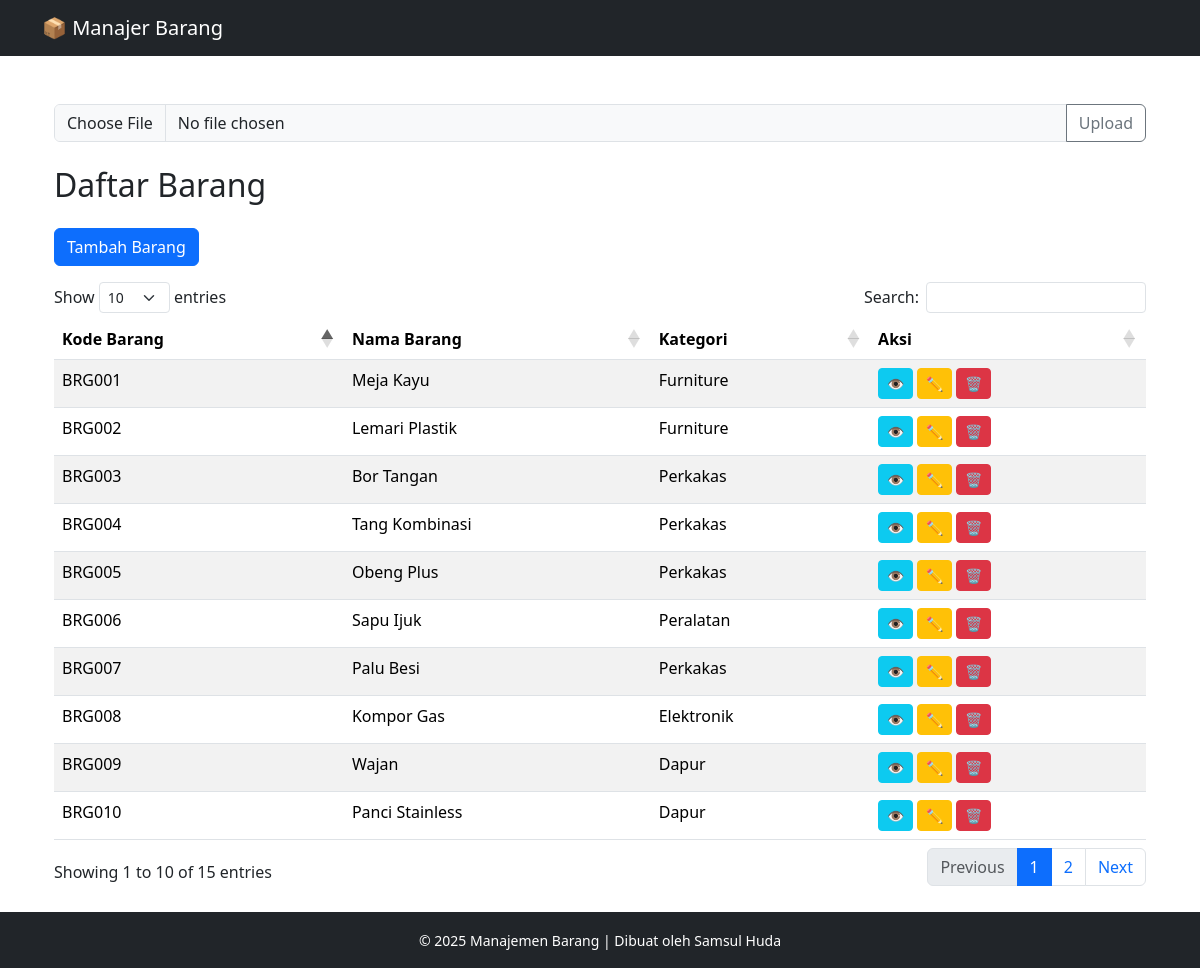
The page / on the database its author committed.
### tables this page shows
CREATE TABLE `barang` (
  `id` int(11) NOT NULL,
  `kode_barang` varchar(10) DEFAULT NULL,
  `nama_barang` varchar(100) DEFAULT NULL,
  `kategori` varchar(50) DEFAULT NULL
);

### index.php (the view, shortened to what this page needs)
<?php include 'config/db.php'; ?>
<?php include 'views/header.php'; ?>
<div class="container mt-4 mb-4" id="alerts-wrapper">
    <form action="control/import.php" method="post" enctype="multipart/form-data">
        <div class="input-group mb-3">
            <input type="file" class="form-control input-group-text" name="excel_file" accept=".xlsx,.xls" required>
            <button type="submit" class="btn btn-outline-secondary input-group-text" id="basic-addon2">Upload</button>
        </div>
    </form>
    <h2 class="mt-4 mb-4">Daftar Barang</h2>
    <a href="control/add.php" class="btn btn-primary mb-3">Tambah Barang</a>
    <table id="example" class="table table-striped">
        <thead>
            <tr>
                <th>Kode Barang</th>
                <th>Nama Barang</th>
                <th>Kategori</th>
                <th>Aksi</th>
            </tr>
        </thead>
        <tbody>
            <?php
            $result = $conn->query('SELECT * FROM barang');
            while ($row = $result->fetch_assoc()):
                $collapseId = 'detail-' . $row['id'];
            ?>
                <tr>
                    <td><?= $row['kode_barang'] ?></td>
                    <td><?= $row['nama_barang'] ?></td>
                    <td><?= $row['kategori'] ?></td>
                    <td>
                        <a class="btn btn-sm btn-info toggle-collapse" data-target="#<?= $collapseId ?>" role="button">
                            👁️
                        </a>
                        <a href="control/add.php?id=<?= $row['id'] ?>" class="btn btn-sm btn-warning">✏️</a>
                        <a href="control/delete.php?id=<?= $row['id'] ?>" onclick="return confirm('Yakin hapus?')" class="btn btn-sm btn-danger">🗑️</a>
                    </td>
                </tr>
            <?php endwhile; ?>
        </tbody>
    </table>
</div>
<?php include 'views/footer.php'; ?>

### views/header.php (shortened to what this page needs)
<!DOCTYPE html>
<html lang="id">
<head>
    <link href="https://cdn.jsdelivr.net/npm/bootstrap@5.3.3/dist/css/bootstrap.min.css" rel="stylesheet">
    <link href="https://cdn.datatables.net/1.13.6/css/dataTables.bootstrap5.min.css" rel="stylesheet">
    <link href="https://cdnjs.cloudflare.com/ajax/libs/font-awesome/6.5.0/css/all.min.css" rel="stylesheet">
</head>
<body>
    <nav class="navbar navbar-expand-lg navbar-dark bg-dark">
        <div class="container">
            <a class="navbar-brand" href="./index.php">📦 Manajer Barang</a>
        </div>
    </nav>
    <div class="container mt-4">

### views/footer.php (shortened to what this page needs)
</div>
<footer class="bg-dark text-white text-center py-3 mt-auto w-100">
    <small>&copy; <?= date('Y') ?> Manajemen Barang | Dibuat oleh Samsul Huda</small>
</footer>
</body>
</html>

### views/header.php (style rules this page uses)
html, body { height: 100%; }
body { display: flex; flex-direction: column; }

### rows shown on the page
barang: kode_barang "BRG001", nama_barang "Meja Kayu", kategori "Furniture"
barang: kode_barang "BRG002", nama_barang "Lemari Plastik", kategori "Furniture"
barang: kode_barang "BRG003", nama_barang "Bor Tangan", kategori "Perkakas"
barang: kode_barang "BRG004", nama_barang "Tang Kombinasi", kategori "Perkakas"
barang: kode_barang "BRG005", nama_barang "Obeng Plus", kategori "Perkakas"
barang: kode_barang "BRG006", nama_barang "Sapu Ijuk", kategori "Peralatan"
barang: kode_barang "BRG007", nama_barang "Palu Besi", kategori "Perkakas"
barang: kode_barang "BRG008", nama_barang "Kompor Gas", kategori "Elektronik"
barang: kode_barang "BRG009", nama_barang "Wajan", kategori "Dapur"
barang: kode_barang "BRG010", nama_barang "Panci Stainless", kategori "Dapur"
